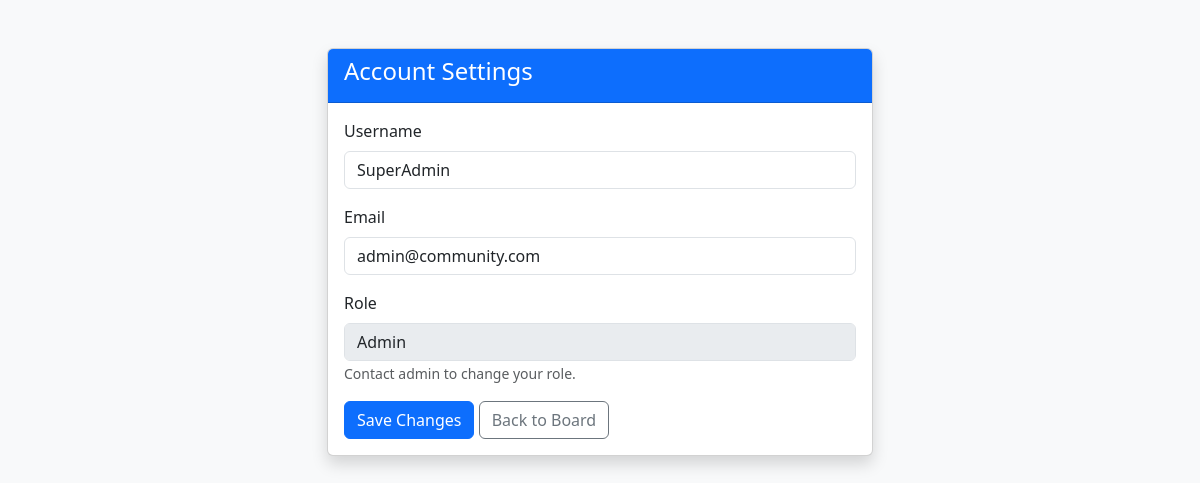
The app's page /profile.php (signed in) with its own data.
### tables this page shows
CREATE TABLE `users` (
  `user_id` int(11) NOT NULL,
  `username` varchar(50) NOT NULL,
  `email` varchar(100) NOT NULL,
  `password` varchar(255) NOT NULL,
  `role` enum('resident','manager','admin') DEFAULT 'resident',
  `status` tinyint(1) DEFAULT 1,
  `created_at` timestamp NOT NULL DEFAULT current_timestamp()
);

### profile.php (the view, shortened to what this page needs)
<?php
include "../includes/database.php";
$user_id = $_SESSION['user_id'];
$sql = "SELECT * FROM users WHERE user_id = $user_id";
$result = mysqli_query($conn, $sql);
$user = mysqli_fetch_assoc($result);
?>
<!DOCTYPE html>
<html lang="en">
<head>
    <link href="https://cdn.jsdelivr.net/npm/bootstrap@5.3.2/dist/css/bootstrap.min.css" rel="stylesheet">
    <link rel="stylesheet" href="../assets/css/style.css">
</head>
<body class="bg-light">
<div class="container mt-5">
    <div class="row justify-content-center">
        <div class="col-md-6">
            <div class="card shadow">
                <div class="card-header bg-primary text-white"><h4>Account Settings</h4></div>
                <div class="card-body">
                    <form method="POST">
                        <div class="mb-3">
                            <label class="form-label">Username</label>
                            <input type="text" name="username" class="form-control" value="<?php echo $user['username']; ?>" required>
                        </div>
                        <div class="mb-3">
                            <label class="form-label">Email</label>
                            <input type="email" name="email" class="form-control" value="<?php echo $user['email']; ?>" required>
                        </div>
                        <div class="mb-3">
                            <label class="form-label">Role</label>
                            <input type="text" class="form-control" value="<?php echo ucfirst($user['role']); ?>" disabled>
                            <small class="text-muted">Contact admin to change your role.</small>
                        </div>
                        <button type="submit" name="update" class="btn btn-primary">Save Changes</button>
                        <a href="../index.php" class="btn btn-outline-secondary">Back to Board</a>
                    </form>
                </div>
            </div>
        </div>
    </div>
</div>
</body>
</html>

### records on screen
users: username "SuperAdmin", email "admin@community.com", role "Admin"
